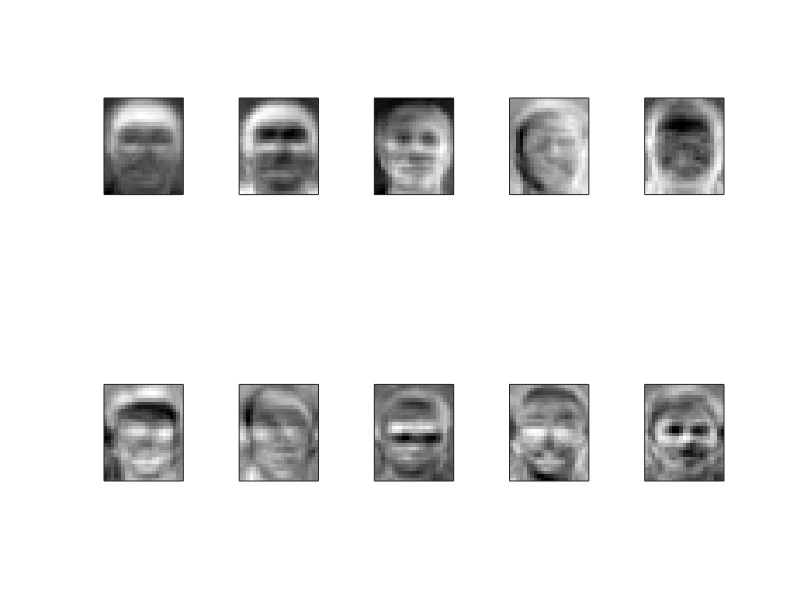

MATLAB code for this plot:
clear variables

% load training and test data
load('mat_data/train.mat')
load('mat_data/test.mat')

% compute Covariance matrix of features in training data
C = cov(Ytrain');

% compute the singular value decomposition (SVD) of the Covariance matrix 
[U, S, V] = svd(C);

% plot first 10 principal components (eigen-faces)
for i = 1:10
    subplot(2,5,i)
    I = reshape(U(:,i),28,23);
    imagesc(I);
    colormap(gray);
    axis image;
    set(gca,'xtick',[],'ytick',[]) % remove x and y axis units
end
